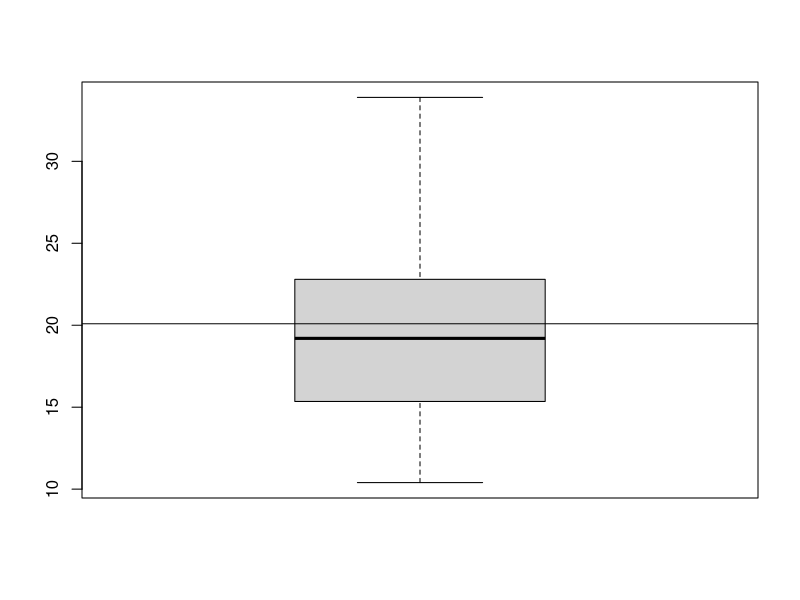
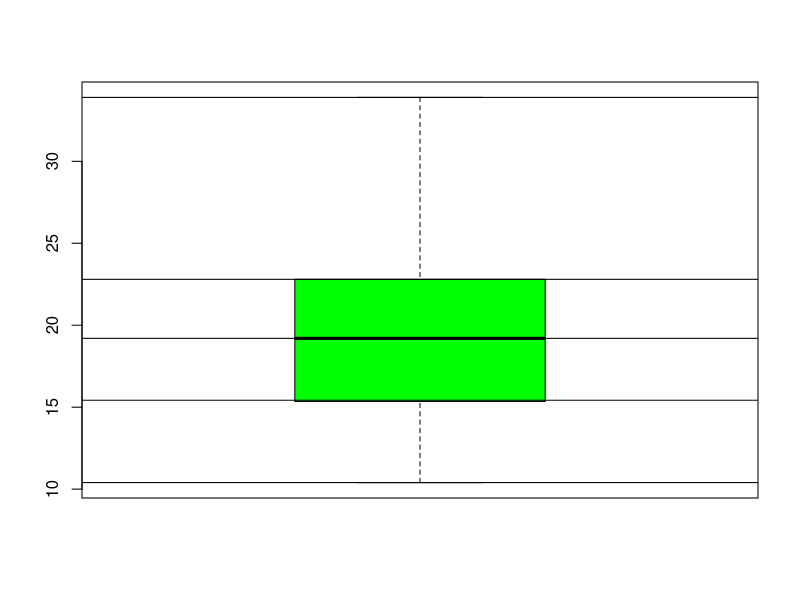
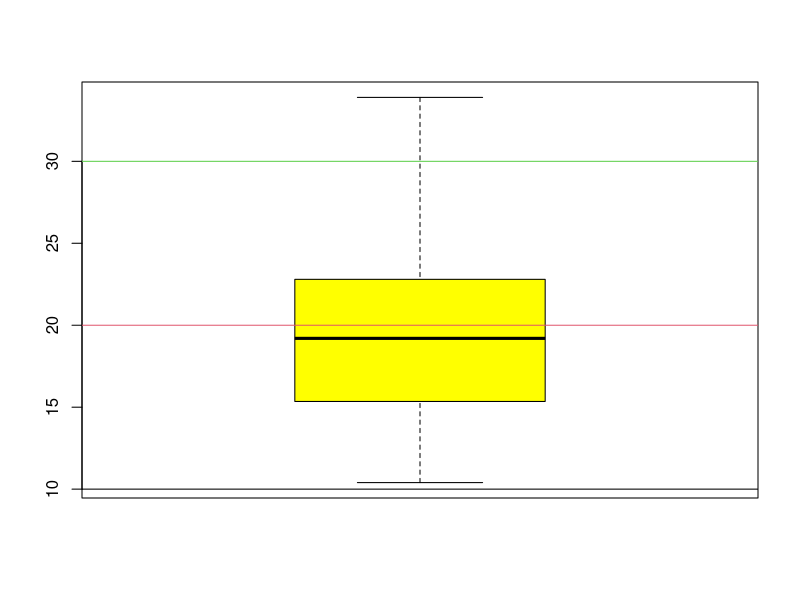

Source code (R) for these figures, in order:
#box Plot
#used for continuous values to depict 5 number summary

mtcars
summary(mtcars$mpg)
quantile(mtcars$mpg)

#box plot with line showing mean of mpg 
boxplot(x=mtcars$mpg)
abline(h=mean(mtcars$mpg))

#box plot with lines showing quantile values of mpg 
boxplot(x=mtcars$mpg, col='green')
abline(h=quantile(mtcars$mpg))  

quantile(mtcars$mpg)
qvalues = c(10, 20, 30)
#box plot with lines showing user defined points
boxplot(x=mtcars$mpg, col='yellow')
abline(h=qvalues, col=1:3)  
#specifying col 1 to 3 : maps to R colours

